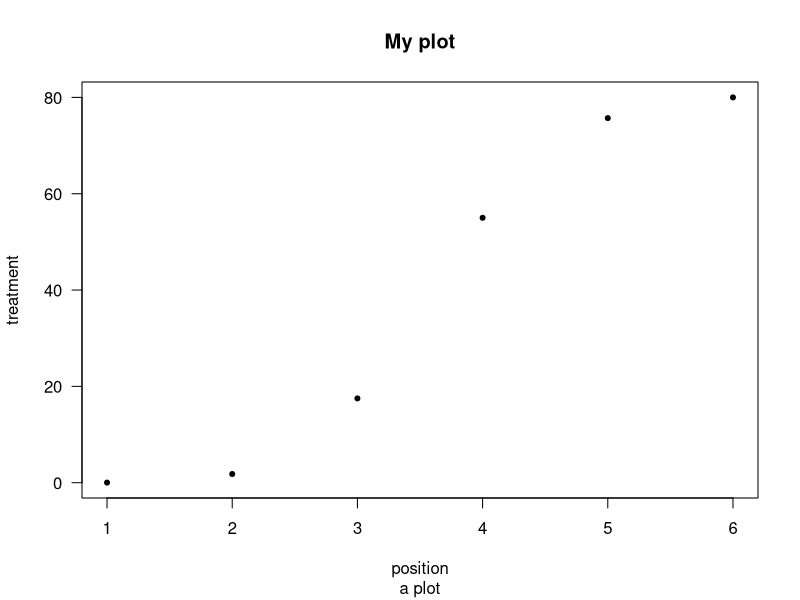
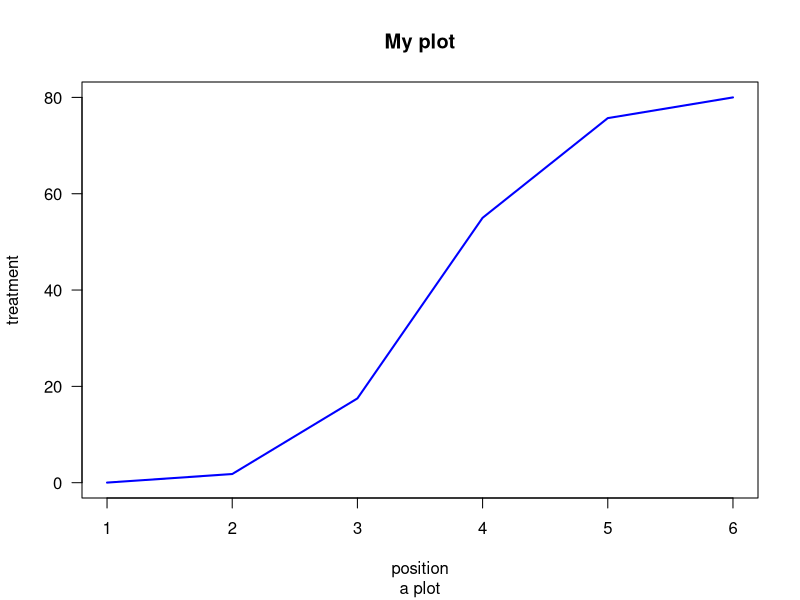
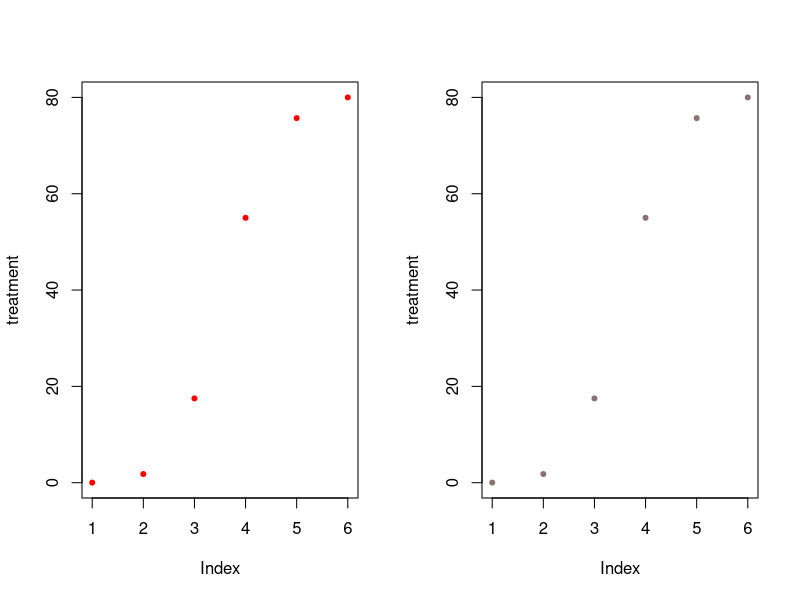
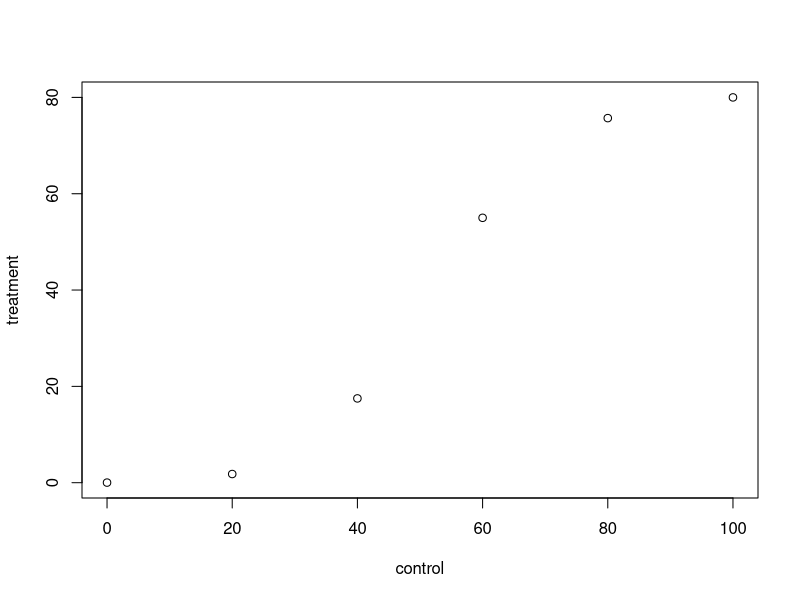
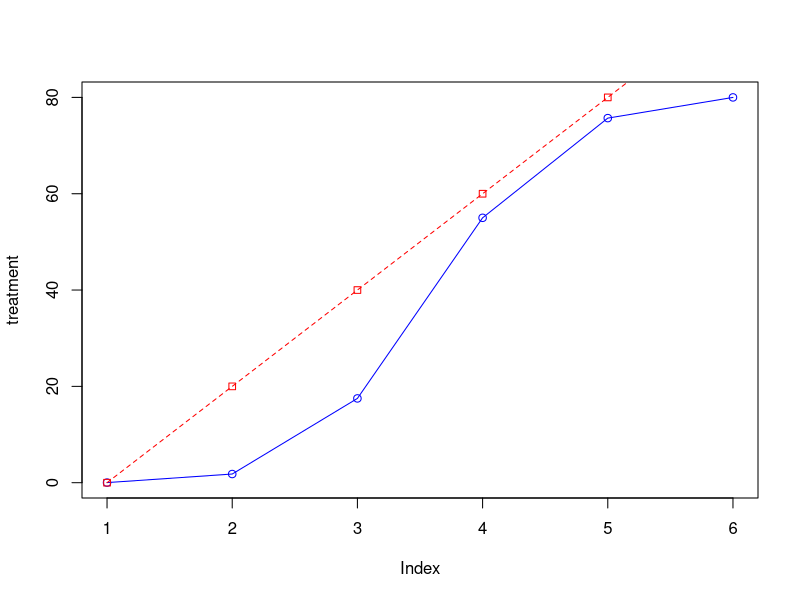
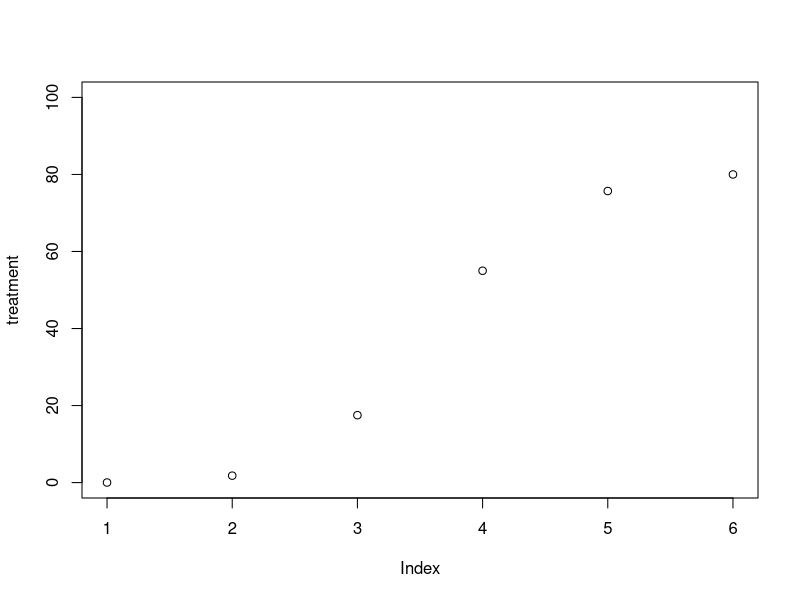
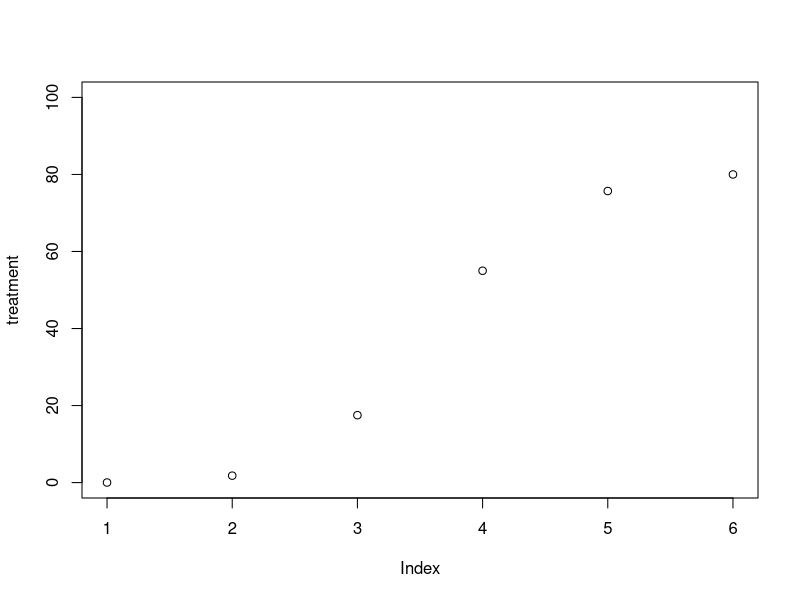
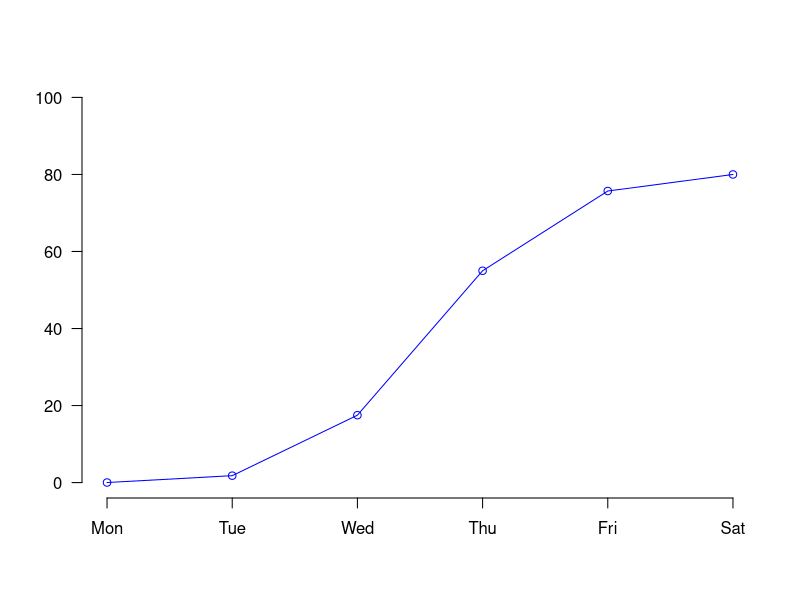

Write the R code that produced these figures, in order.
##########################
####### Graphics_1015 ####
##########################

# 0.0 data
treatment <- c(0.02,1.8, 17.5, 55,75.7, 80)

#1.1 plot dot
plot(treatment,  main = "My plot", sub = "a plot", type = 'p',#'p'dot #'o'dot+line type = 'p',
     xlab = "position", ylab = "treatment", #label name
     las=1,    #[las]x-label argument:1-lining,2-horizontal
     pch=20, cex=1 #[pch] point shape [cex] point size
      ) 

#1.2 plot line
plot(treatment,  main = "My plot", sub = "a plot", #'p'dot #'o'dot+line type = 'p',
     xlab = "position", ylab = "treatment", #label name
     las=1,    #[las]x-label argument:1-lining,2-horizontal
     type="l", lty=1, lwd=2, #[lty] line shape [lwd] line weight
     col="blue"
     )

#2.0 [par] multiplot in same windows
par(mfrow = c(1,2))
plot(treatment, type="p", cex=1, pch=20, col="Red")
plot(treatment, type="p", cex=1, pch=20, col='#87736f')
dev.off()  #terminated

#2.1 [lines] multiple treatment in one fig
treatment <- c(0.02, 1.8, 17.5, 55,75.7, 80)
control <- c(0, 20, 40, 60, 80, 100)
plot(control,treatment)
       #---> no function
treatment <- c(0.02, 1.8, 17.5, 55,75.7, 80)
control <- c(0, 20, 40, 60, 80, 100)
plot(treatment, type="o", col= "blue")
lines(control, type="o", pch=22, lty=2, col="red")

#2.2 [range] limit range
#(1)
g_range <- range(0, treatment, control)
g_range
plot(treatment, ylim=g_range)
#(2)
plot(treatment, ylim=c(0,100))

#2.3 [FALSE] comstome x/y lable
plot(treatment, type="o", col="blue", ylim=g_range, axes=FALSE, ann=FALSE)
axis(side=1, at=1:6, lab=c("Mon","Tue","Wed","Thu","Fri","Sat"))
axis(2, las=1, at=seq(0,g_range[2],by=20))

#2.4 [box] freming plot
plot(treatment, type="o", col="blue", ylim=g_range, axes=FALSE, ann=FALSE)
axis(side=1, at=1:6, lab=c("Mon","Tue","Wed","Thu","Fri","Sat"))
axis(2, las=1, at=seq(0,g_range[2],by=20))
box() #

#2.5 [legend] 
legend("topleft",legend=c("treatment","control"), col=c("blue","red"), pch=21:22, lty=1:2) 

#3.1 [hist] histograms
hist(treatment, col="lightblue", ylim=c(0,5),cex.main=0.8) #[cex.main] main size

#4.1 [dotchart] dotchart
data<-data.frame(treatment, control)
row.names(data)<-c("Mon","Tue","Wed","Thu","Fri","Sat")
data
t(data) #[t()] rotation table
dotchart(as.matrix(t(data)))

#5.1 [boxplot] box plot
?ToothGrowth
xaxs='i'#remove margion

getwd()


##########################
####### Practice 4.1 ####
##########################

# iris dataset
data("iris")
iris
# look all graphy
pairs (iris[1:4])
?pairs

# plot
plot(iris$Petal.Length, iris$Petal.Width,
     xlab = "Petal length(cm)",
     ylab = "Petal width(cm)",
     main = "Petal Length vs. Petal Width",
     col = c("black", "red", "green")[as.numeric(iris$Species)],
     pch = c(1, 2, 3)[as.numeric(iris$Species)],
     cex = 0.5,
     axes = FALSE ,)
box()

# range in x/y lable
x_range <- range(iris$Petal.Length)
y_range <- range(iris$Petal.Width)

# re-draw axis
axis(1, at = seq(floor(x_range[1]), ceiling(x_range[2]), by = 1), cex.axis = 0.8)
axis(2, at = seq(floor(y_range[1]), ceiling(y_range[2]), by = 0.5), cex.axis = 0.8) 


# legend label
legend("topleft",legend=c("setosa", "versicolor", "virginica"), 
       col=c("black", "red","green"), 
       pch=1:3, cex = 0.5) 

# r.squared line
model <- lm(Petal.Width ~ Petal.Length, data = iris)
r2_value <- summary(model)$r.squared
abline(model, col = "black", lwd = 1)
text(5.5, 0.5, label = paste("R =", round(r2_value, 2)), col = "black", cex=0.7) 

# saving in pdf format
pdf(file = "1015_assignment.pdf", paper = "A4")
dev.off()









